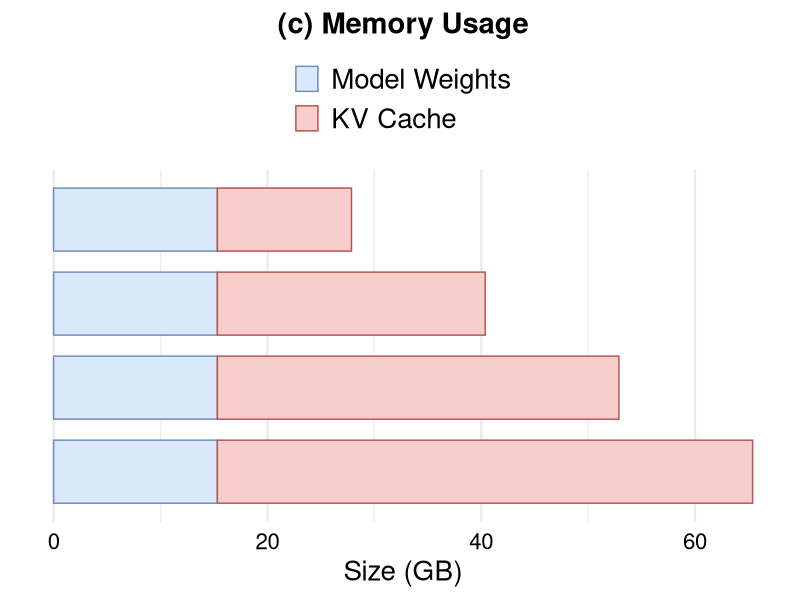

Here is the R script that generated this plot:
library(tidyverse)

data <- read_csv("data/breakdown_2.csv") %>%
  mutate(
    tokens = fct_rev(fct_inorder(tokens)),
    component = fct_inorder(component)
  )

fig <- ggplot(data, aes(x = memory, y = tokens, fill = component, colour = component)) +
  geom_col(width = 0.75, position = position_stack(reverse = TRUE)) +
  scale_fill_manual(
    values = c("Model Weights" = "#DAE8FC", "KV Cache" = "#F8CECC"),
  ) +
  scale_colour_manual(
    values = c("Model Weights" = "#6C8EBF", "KV Cache" = "#B85450"),
  ) +
  guides(
    fill = guide_legend(nrow = 2, byrow = TRUE),
    colour = guide_legend(nrow = 2, byrow = TRUE)
  ) +
  labs(x = "Size (GB)", y = NULL, title = "(c) Memory Usage") +
  theme_minimal(base_size = 18) +
  theme(
    plot.title = element_text(size = 21, hjust = 0.5, face = "bold"),
    strip.clip = "off",
    legend.position = "top",
    legend.title = element_blank(),
    legend.text = element_text(size = 20),
    axis.title.x = element_text(size = 20),
    axis.title.y = element_text(size = 20),
    axis.text.x = element_text(size = 16, colour = "black"),
    axis.text.y = element_blank(),
    panel.grid.major.y = element_blank(),
  )

ggsave("breakdown_2.pdf", fig, width = 2.9, height = 4.025, units = "in")
